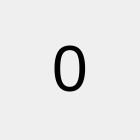
<?xml version="1.0" encoding="UTF-8"?>
<ui version="4.0">
 <class>Tile</class>
 <widget class="QWidget" name="Tile">
  <property name="geometry">
   <rect>
    <x>0</x>
    <y>0</y>
    <width>140</width>
    <height>140</height>
   </rect>
  </property>
  <property name="minimumSize">
   <size>
    <width>100</width>
    <height>100</height>
   </size>
  </property>
  <property name="font">
   <font>
    <stylestrategy>PreferAntialias</stylestrategy>
   </font>
  </property>
  <property name="windowTitle">
   <string>Form</string>
  </property>
  <layout class="QHBoxLayout" name="horizontalLayout">
   <item>
    <widget class="QLabel" name="value_label">
     <property name="sizePolicy">
      <sizepolicy hsizetype="Ignored" vsizetype="Ignored">
       <horstretch>0</horstretch>
       <verstretch>0</verstretch>
      </sizepolicy>
     </property>
     <property name="minimumSize">
      <size>
       <width>0</width>
       <height>0</height>
      </size>
     </property>
     <property name="font">
      <font>
       <stylestrategy>PreferAntialias</stylestrategy>
      </font>
     </property>
     <property name="frameShape">
      <enum>QFrame::Box</enum>
     </property>
     <property name="frameShadow">
      <enum>QFrame::Plain</enum>
     </property>
     <property name="lineWidth">
      <number>0</number>
     </property>
     <property name="text">
      <string>&lt;html&gt;&lt;head/&gt;&lt;body&gt;&lt;p align=&quot;center&quot;&gt;&lt;span style=&quot; font-size:48pt;&quot;&gt;0&lt;/span&gt;&lt;/p&gt;&lt;/body&gt;&lt;/html&gt;</string>
     </property>
     <property name="textFormat">
      <enum>Qt::RichText</enum>
     </property>
     <property name="scaledContents">
      <bool>true</bool>
     </property>
    </widget>
   </item>
  </layout>
 </widget>
 <resources/>
 <connections/>
</ui>
